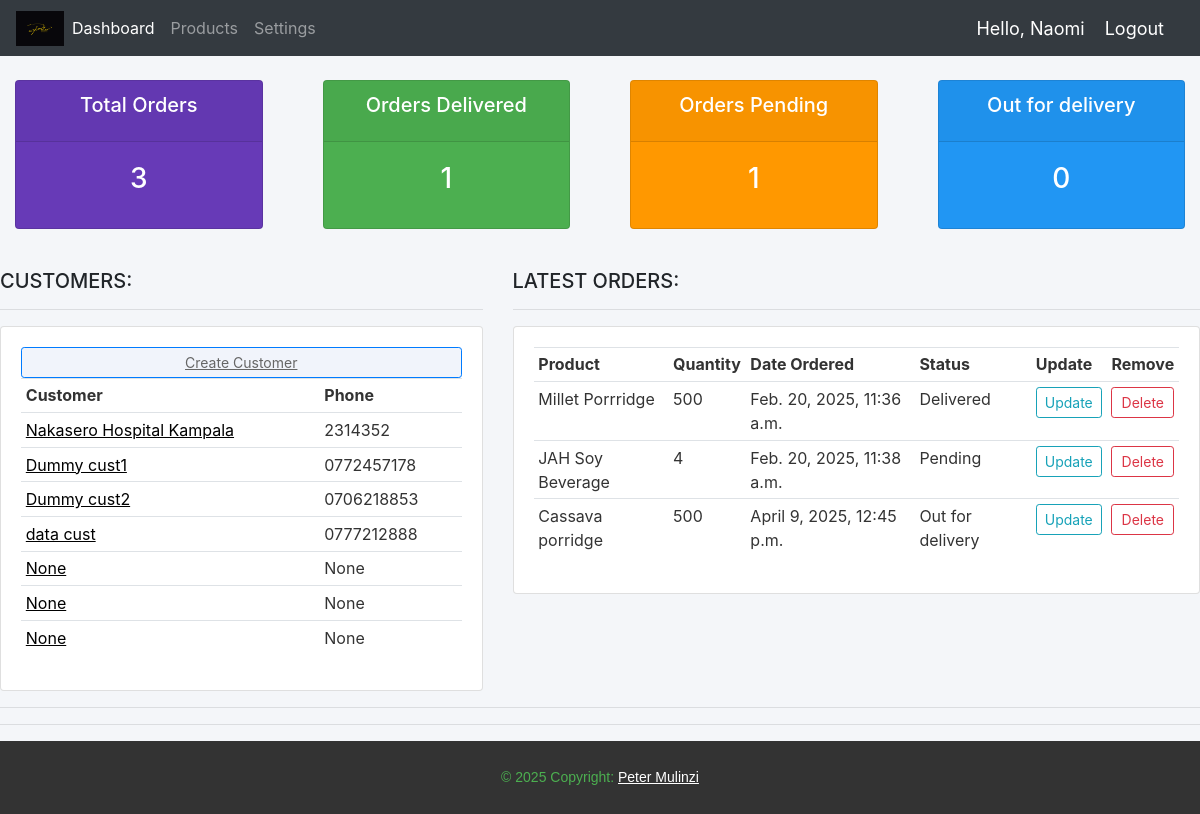
The page / (signed in) on the database as committed earlier.
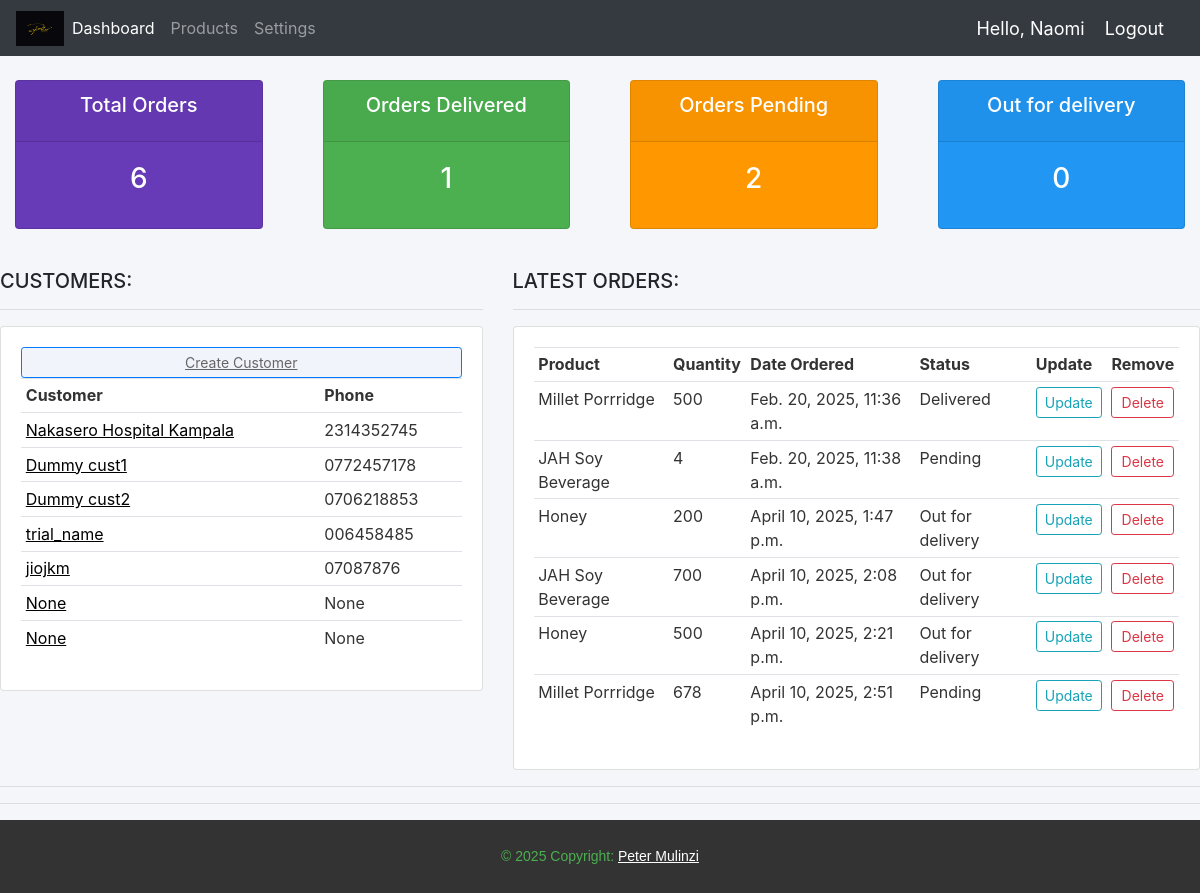
The same page on the database as committed later.
### Jah_Accounts/models.py (models this page shows, shortened)
class Customer(models.Model):
    user = models.OneToOneField(User, null=True, blank=True, on_delete=models.CASCADE)
    name = models.CharField(max_length=200, null=True, blank=True)
    phone = models.CharField(max_length=200, null=True, blank=True)
    email = models.CharField(max_length=200, null=True, blank=True)
    profile_picture = models.ImageField(null=True, default='avi.jpg', blank=True)
    date_created = models.DateTimeField(auto_now_add=True, null=True, blank=True)

class Order(models.Model):
    STATUS = (
        ('Pending', 'Pending'),
        ('Out for delivery', 'Out for delivery'),
        ('Delivered', 'Delivered'),
    )
    MEASUREMENT = (
        ('Kgs', 'Kgs'),
        ('Tins', 'Tins'),
    )
    Customer = models.ForeignKey(Customer, null=True, on_delete=models.SET_NULL)
    Product = models.ForeignKey(Product, null=True, on_delete=models.SET_NULL,)
    date_created = models.DateTimeField(auto_now_add=True, null=True)
    status = models.CharField(max_length=200, null=True, choices=STATUS)
    tags = models.ManyToManyField(Tag)
    Quantity = models.CharField(null=True, max_length=4)
    units = models.CharField(max_length=200, null=True, choices=MEASUREMENT,)
    note = models.CharField(max_length=200, null=True, blank=True)

class Product(models.Model):
    CATEGORY = (
        ('Flour', 'Flour'),
        ('Honey', 'Honey'),
        ('Spice', 'Spice'),
    )
    name = models.CharField(max_length=200, null=True)
    price = models.FloatField(null=True)
    category = models.CharField(max_length=200, null=True, choices=CATEGORY)
    description = models.CharField(max_length=200, null = True, blank = True)
    date_created = models.DateTimeField(auto_now_add=True, null=True)
    def __str__(self):
        return self.name

### Jah_Accounts/decorators.py (the view)
    def wrapper_function(request, *args, **kwargs):
        if request.user.groups.exists():
            group = request.user.groups.first().name
            if group == 'customer':
                return redirect ('user-page')
            elif group == 'admin':
                return view_func(request, *args, **kwargs)
        return redirect('register')

### Jah_Accounts/views.py (called while the page is built)
@login_required(login_url='login')
@admin_only
def dashboard(request):
    orders = Order.objects.all()
    customers = Customer.objects.all()
    total_orders = orders.count()
    pending = Order.objects.filter(status = "Pending").count()
    delivered = Order.objects.filter(status='Delivered').count()
    out_for_delivery = Order.objects.filter(status='Out for delivery').count()
    context = {
        'orders': orders,
        'customers': customers,
        'total_orders': total_orders,
        'pending': pending,
        'delivered': delivered,
        'out_for_delivery': out_for_delivery,
    }
    return render(request, 'Jah_Accounts/Dashboard.html', context)

### Jah_Accounts/templates/Jah_Accounts/Dashboard.html
{% extends "Jah_Accounts/main.html" %}
{% block content %}
{% include "Jah_Accounts/status.html" %}
<br>
<div class="row">
    <div class="col-md-5">
        <h5>CUSTOMERS:</h5>
        <hr>
        <div class="card card-body" style="background-color: #ffffff; color: #333333;">
            <a class="btn btn-primary btn-sm btn-block" href="{% url "createCustomer" %}" style="background-color: #f1f4fb; color: #666666; text-decoration: underline;">Create Customer</a>
            <table class="table table-sm"">
                <tr>
                    <th>Customer</th>
                    <th>Phone</th>
                </tr>
                {% for customers in customers %}
                <div >
                    <tr>
                        <td><a style="color: black; text-decoration: underline;" href="{% url 'customers' customers.id %}">{{ customers.name }}</a></td>
                        <td>{{ customers.phone }}</td>
                    </tr>
                </div>
                {% endfor %}
            </table>
        </div>
    </div>
    <div class="col-md-7">
        <h5>LATEST ORDERS:</h5>
        <hr>
        <div class="card card-body" style="background-color: #ffffff; color: #333333;">
            <table class="table table-sm">
                <tr>
                    <th>Product</th>
                    <th>Quantity</th>
                    <th>Date Ordered</th>
                    <th>Status</th>
                    <th>Update</th>
                    <th>Remove</th>
                </tr>
                {% for y in orders  %}
                    <tr>
                        <td>{{ y.Product }}</td>
                        <td>{{ y.Quantity }}</td>
                        <td>{{ y.date_created }}</td>
                        <td>{{ y.status }}</td>
                        <td><a class="btn btn-outline-info btn-sm " href="{% url 'updateOrder' y.id %}">Update</a></td>
                        <td><a class="btn btn-outline-danger btn-sm btn-block" href="{% url 'deleteOrder' y.id %}">Delete</a></td>
                    </tr>
                {% endfor %}
            </table>
        </div>
    </div>
</div>
<hr>
{% endblock %}

### Jah_Accounts/templates/Jah_Accounts/main.html (shortened to what this page needs)
{% load static %}
<!DOCTYPE html>
<html lang="en">
<head>
    <link rel="stylesheet" href="https://cdn.jsdelivr.net/npm/bootstrap@4.0.0/dist/css/bootstrap.min.css"></head>
    <link rel="stylesheet" href="{% static 'css/main.css' %}?v=2.0">
<body>
    {% include "Jah_Accounts/navbar.html" %}
    {% block content %}
    {% endblock %}
    <hr>
</body>
<footer class="text-white text-center text-lg-start" style="background-color: #333333; color: #ffffff; text-align: center; padding: 10px; font-family: Arial, sans-serif; font-size: 14px; margin: 0;">
    <div class="text-center p-3" style="color: #4caf50; text-decoration: none;">
      © 2025 Copyright:
      <a class="text-white" style="text-decoration: underline; color: #ffffff;" href="mailto:pbmulinzi@gmail.com">Peter Mulinzi</a>
    </div>
</footer>
</html>

### Jah_Accounts/templates/Jah_Accounts/navbar.html (shortened to what this page needs)
{% load static %}
<nav class="navbar navbar-expand-lg navbar-dark bg-dark">
    <img src="/static/media/LOGO.png" alt="" width="48" height="35">
    <div class="collapse navbar-collapse" id="navbarNavAltMarkup">
      <div class="navbar-nav">
        {% if request.user.is_staff %}
        <a class="nav-item nav-link active" href="{% url 'home' %}">Dashboard</a>
        <a class="nav-item nav-link" href="{% url 'products' %}">Products</a>
        {% endif %}
        <a class="nav-link" href="{% url 'accountSettings' %}">Settings</a>
      </div>
    </div>
    <span class="hello-msg">Hello, {{request.user}}</span>
    <span><a class="hello-msg" href="{% url 'logout' %}">Logout</a></span>
  </nav>

### Jah_Accounts/templates/Jah_Accounts/Status.html
{% load static %}
<br>
<div class="row">
    <div class="col">
        <div class="col-md">
            <div class="card text-center text-white mb-3" id="total-orders">
                <div class="card-header">
                    <h5 class="card-title">Total Orders</h5>
                </div>
                <div class="card-body">
                    <h3 class="card-title">{{total_orders|default:"0"}}</h3>
                </div>
            </div>
        </div>
    </div>
    <div class="col">
        <div class="col-md">
            <div class="card text-center text-white mb-3" id="orders-delivered">
                <div class="card-header">
                    <h5 class="card-title">Orders Delivered</h5>
                </div>
                <div class="card-body">
                    <h3 class="card-title">{{delivered|default:"0"}}</h3>
                </div>
            </div>
        </div>
    </div>
    <div class="col">
        <div class="col-md">
            <div class="card text-center text-white mb-3" id="orders-pending">
                <div class="card-header">
                    <h5 class="card-title">Orders Pending</h5>
                </div>
                <div class="card-body">
                    <h3 class="card-title">{{pending|default:"0"}}</h3>
                </div>
            </div>
        </div>
    </div>
    <div class="col">
        <div class="col-md">
            <div class="card text-center text-white mb-3" id="out-for-delivery">
                <div class="card-header">
                    <h5 class="card-title">Out for delivery</h5>
                </div>
                <div class="card-body">
                    <h3 class="card-title">{{Out_for_Delivery|default:"0"}}</h3>
                </div>
            </div>
        </div>
    </div>
</div>

### static/css/main.css (style rules this page uses)
body { background-color: #f4f6f9; }
#total-orders { background-color: #673ab7; }
#orders-delivered { background-color: #4caf50; }
#orders-pending { background-color: #ff9800; }
#out-for-delivery { background-color: #2196f3; }

### Jah_Accounts/templates/Jah_Accounts/navbar.html (style rules this page uses)
.hello-msg { font-size: 18px; color: #fff; margin-right: 20px; }

Rows that differ between the two databases and show on the page:
removed Customer: name "data cust", phone "0777212888"
removed Customer: name "None", phone "None"
removed Order: Product "Cassava porridge", Quantity "500", date_created "April 9, 2025, 12:45 p.m.", status "Out for delivery"
changed Customer "Nakasero Hospital Kampala": phone "2314352" → "2314352745"
added Customer: name "trial_name", phone "006458485"
added Customer: name "jiojkm", phone "07087876"
added Order: Product "Honey", Quantity "200", date_created "April 10, 2025, 1:47 p.m.", status "Out for delivery"
added Order: Product "JAH Soy Beverage", Quantity "700", date_created "April 10, 2025, 2:08 p.m.", status "Out for delivery"
added Order: Product "Honey", Quantity "500", date_created "April 10, 2025, 2:21 p.m.", status "Out for delivery"
added Order: Product "Millet Porrridge", Quantity "678", date_created "April 10, 2025, 2:51 p.m.", status "Pending"
Other text that changed with them:
{{ total_orders|default:"0" }}: "3" → "6"
{{ pending|default:"0" }}: "1" → "2"
